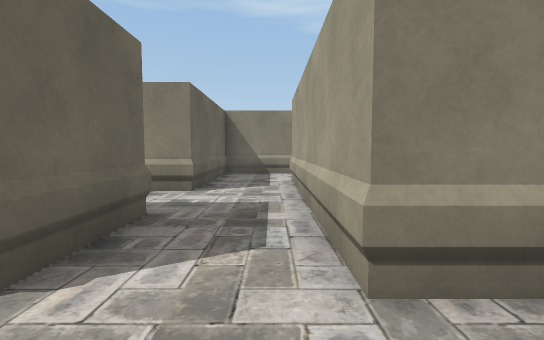
[1] (above)

20 first-person views from a walk through a 3-D level made in the Unity game engine. The camera is 1.3 m above the floor, tilts 4° down and sees 85° across. The floor is counted in squares, 1.67 m on a side. Each view is taken from the middle of a square. On the plan, view 1 faces up. The plan holds only what a view shows up to about 10 squares ahead; the rest is blank. The player is left out. Some surface patterns are stand-ins.

[2]
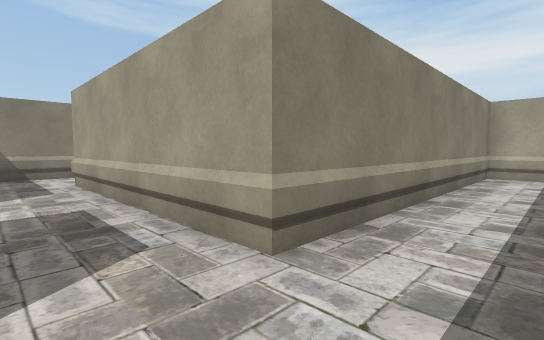

[3]
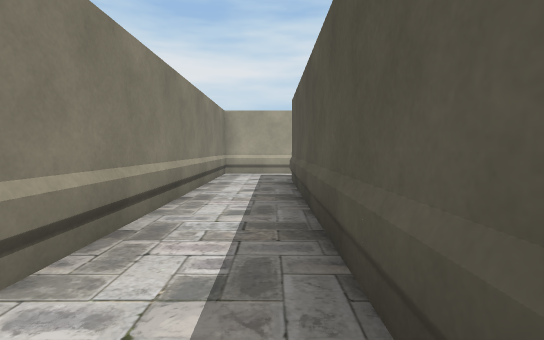

[4]
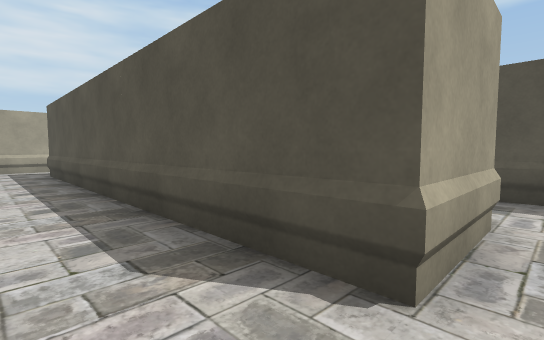

[5]
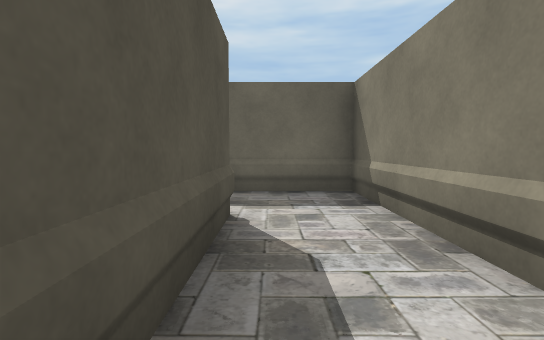

[6]
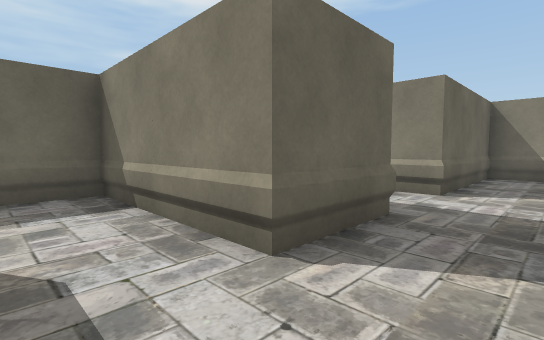

[7]
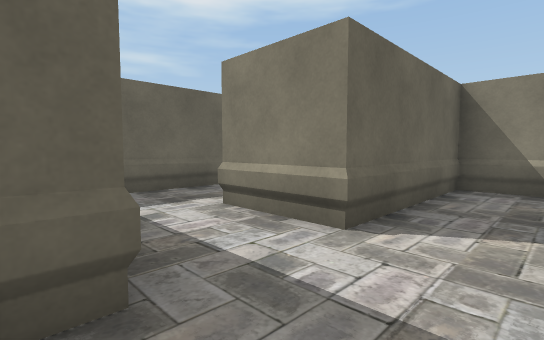

[8]
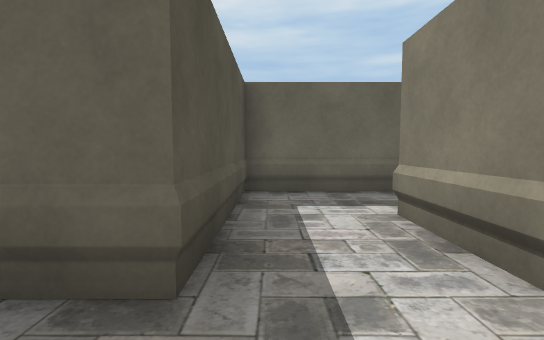

[9]
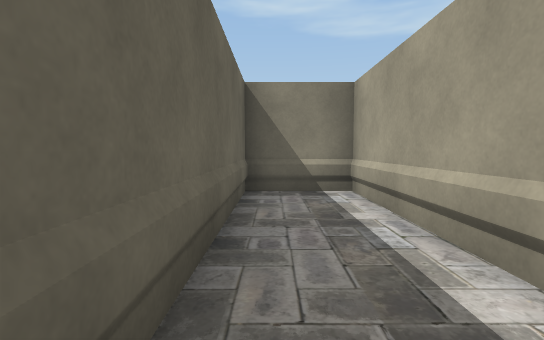

[10]
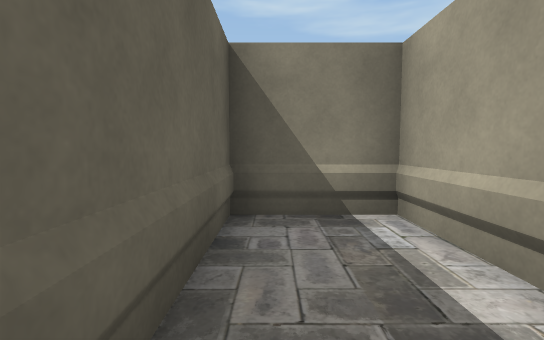

[11]
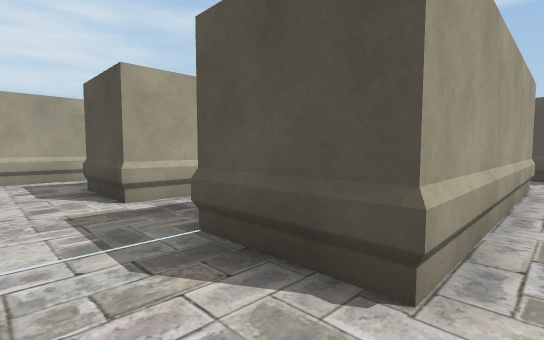

[12]
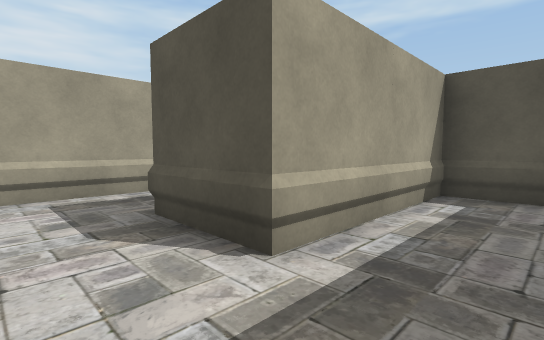

[13]
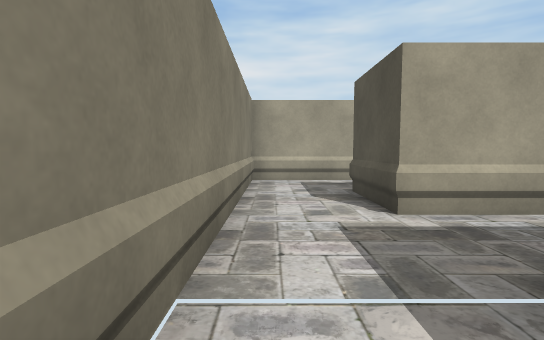

[14]
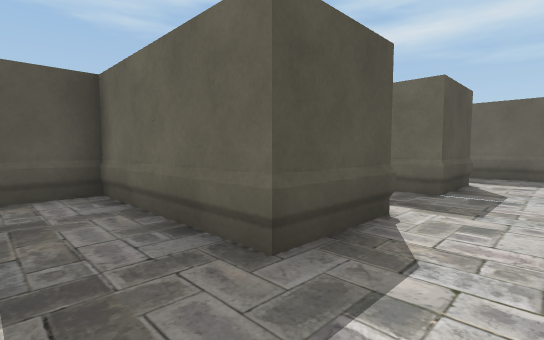

[15]
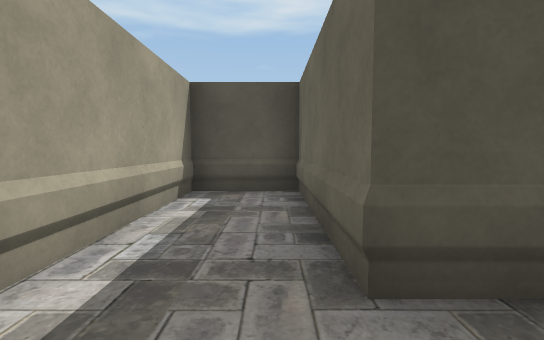

[16]
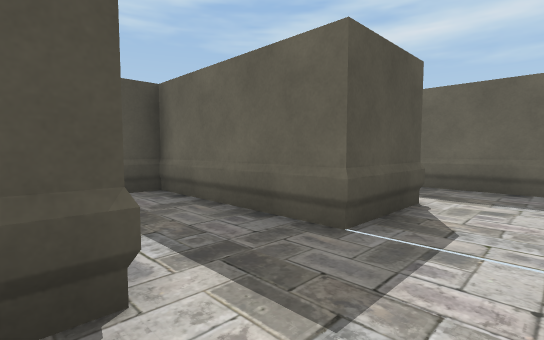

[17]
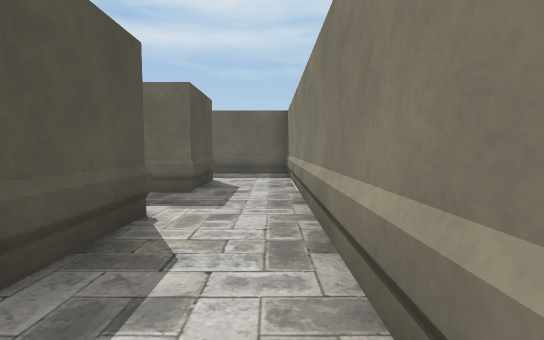

[18]
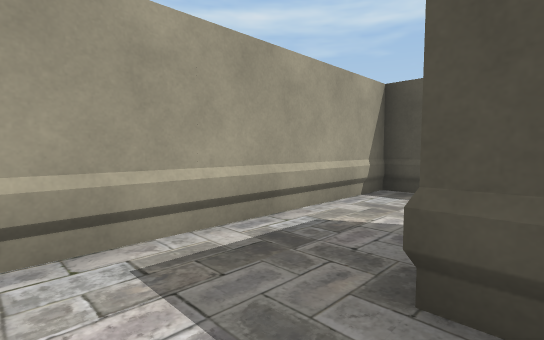

[19]
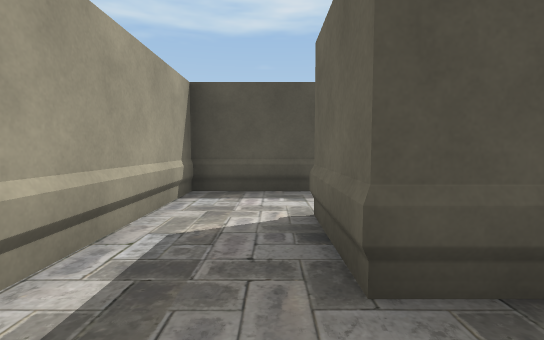

[20]
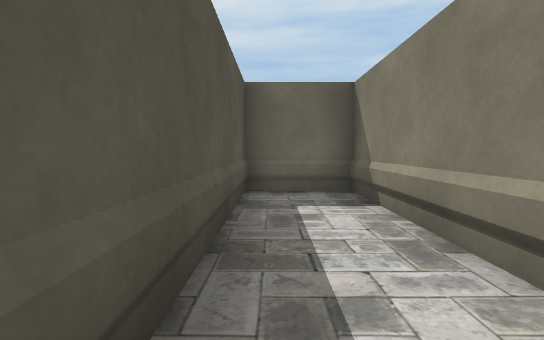

### Floor plan
Points are (right, up) in squares from view 1. A wall is a line through its corners. A room is listed if a view was taken in it or the views show most of it. See-through windows are left out.
Room 1 (views 1, 2, 3, 5, 6, 7, 18, 19)
walls: (-1.5, 3.5) (-1.5, 1.5) (-3.5, 1.5); (8.5, -2.5) (8.5, 1.5) (0.5, 1.5) (0.5, 3.5); (-3.5, -0.5) (6.5, -0.5) (6.5, -2.5)
ways out: opening at (-2.5, 0.5) to room 2; opening at (-0.5, 2.5) to room 3; opening at (7.5, -1.5) to room 8
Room 2 (view 4)
walls: (-3.5, 1.5) (-5.5, 1.5) (-5.5, -0.9)
ways out: opening at (-2.5, 0.5) to room 1; opening at (-4.5, -1.5)
Room 3 (view 8)
walls: (-1.5, 5.5) (-3.5, 5.5); (-3.5, 3.5) (-1.5, 3.5); (0.5, 3.5) (0.5, 5.5)
ways out: opening at (-0.5, 2.5) to room 1; opening at (-2.5, 4.5) to room 4; opening at (-0.5, 6.5) to room 5
Room 4 (views 9, 10)
walls: (-3.5, 5.5) (-3.5, 9.5) (-5.5, 9.5) (-5.5, 3.5) (-3.5, 3.5)
ways out: opening at (-2.5, 4.5) to room 3
Room 5 (view 11)
walls: (0.5, 9.5) (-1.5, 9.5) (-1.5, 5.5); (0.5, 5.5) (0.5, 7.5)
ways out: opening at (-0.5, 6.5) to room 3; opening at (1.5, 8.5) to room 6
Room 6 (views 12, 13)
walls: (0.5, 7.5) (2.5, 7.5) (2.5, 3.5) (4.5, 3.5) (4.5, 7.5); (4.5, 9.5) (0.5, 9.5)
ways out: opening at (1.5, 8.5) to room 5; opening at (5.5, 8.5) to room 7
Room 7 (views 14, 15, 16, 17)
walls: (4.5, 7.5) (6.5, 7.5) (6.5, 3.5) (8.5, 3.5) (8.5, 9.5) (4.5, 9.5)
ways out: opening at (5.5, 8.5) to room 6
Room 8 (view 20)
walls: (6.5, -2.5) (2.5, -2.5) (2.5, -4.5) (8.5, -4.5) (8.5, -2.5)
ways out: opening at (7.5, -1.5) to room 1

Where each view was taken, in squares from view 1:
view 1: 0 up, 0 right, facing up
view 2: 0 up, 1 left, facing up-right
view 3: 0 up, 1 left, facing right
view 4: 1 up, 4 left, facing down-right
view 5: 0 up, 0 right, facing left
view 6: 0 up, 0 right, facing up-left
view 7: 3 up, 0 right, facing up-left
view 8: 4 up, 0 right, facing left
view 9: 4 up, 5 left, facing up
view 10: 6 up, 5 left, facing up
view 11: 9 up, 0 right, facing down-right
view 12: 9 up, 3 right, facing down-right
view 13: 9 up, 1 right, facing right
view 14: 9 up, 8 right, facing down-left
view 15: 9 up, 7 right, facing down
view 16: 9 up, 5 right, facing down-left
view 17: 9 up, 8 right, facing left
view 18: 1 up, 6 right, facing down-right
view 19: 1 up, 7 right, facing down
view 20: 4 down, 8 right, facing left
